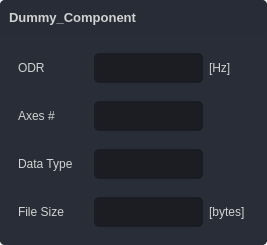
<?xml version="1.0" encoding="UTF-8"?>
<ui version="4.0">
 <class>widget_component</class>
 <widget class="QWidget" name="widget_component">
  <property name="geometry">
   <rect>
    <x>0</x>
    <y>0</y>
    <width>267</width>
    <height>245</height>
   </rect>
  </property>
  <property name="windowTitle">
   <string>Form</string>
  </property>
  <property name="styleSheet">
   <string notr="true"/>
  </property>
  <layout class="QVBoxLayout" name="verticalLayout">
   <property name="spacing">
    <number>0</number>
   </property>
   <property name="leftMargin">
    <number>0</number>
   </property>
   <property name="topMargin">
    <number>0</number>
   </property>
   <property name="rightMargin">
    <number>0</number>
   </property>
   <property name="bottomMargin">
    <number>0</number>
   </property>
   <item>
    <widget class="QFrame" name="frame_component">
     <property name="minimumSize">
      <size>
       <width>0</width>
       <height>0</height>
      </size>
     </property>
     <property name="maximumSize">
      <size>
       <width>16777215</width>
       <height>16777215</height>
      </size>
     </property>
     <property name="styleSheet">
      <string notr="true">background-color: rgb(41, 45, 56);
border-radius: 5px;
color: rgb(210, 210, 210);
</string>
     </property>
     <property name="frameShape">
      <enum>QFrame::NoFrame</enum>
     </property>
     <property name="frameShadow">
      <enum>QFrame::Raised</enum>
     </property>
     <layout class="QVBoxLayout" name="verticalLayout_13" stretch="0,0">
      <property name="spacing">
       <number>0</number>
      </property>
      <property name="leftMargin">
       <number>0</number>
      </property>
      <property name="topMargin">
       <number>0</number>
      </property>
      <property name="rightMargin">
       <number>0</number>
      </property>
      <property name="bottomMargin">
       <number>0</number>
      </property>
      <item>
       <widget class="QFrame" name="frame_title">
        <property name="enabled">
         <bool>true</bool>
        </property>
        <property name="maximumSize">
         <size>
          <width>16777215</width>
          <height>35</height>
         </size>
        </property>
        <property name="cursor">
         <cursorShape>ArrowCursor</cursorShape>
        </property>
        <property name="styleSheet">
         <string notr="true">QFrame {
	border: transparent;
	background-color: rgb(39, 44, 54);
}
QFrame:disabled {
	background-color: rgb(60, 60, 60);
	color: rgb(90,90,90);
}
QFrame:hover {
    border: transparent;
	background-color: rgb(57, 65, 80);
}
QPushButton {
    background-color: transparent;
}
QLabel {
    background-color: transparent;
}
</string>
        </property>
        <property name="frameShape">
         <enum>QFrame::StyledPanel</enum>
        </property>
        <property name="frameShadow">
         <enum>QFrame::Raised</enum>
        </property>
        <layout class="QHBoxLayout" name="horizontalLayout">
         <property name="spacing">
          <number>0</number>
         </property>
         <property name="leftMargin">
          <number>0</number>
         </property>
         <property name="topMargin">
          <number>0</number>
         </property>
         <property name="rightMargin">
          <number>9</number>
         </property>
         <property name="bottomMargin">
          <number>0</number>
         </property>
         <item>
          <widget class="QPushButton" name="label_title">
           <property name="sizePolicy">
            <sizepolicy hsizetype="Expanding" vsizetype="Preferred">
             <horstretch>0</horstretch>
             <verstretch>0</verstretch>
            </sizepolicy>
           </property>
           <property name="maximumSize">
            <size>
             <width>16777215</width>
             <height>16777215</height>
            </size>
           </property>
           <property name="font">
            <font>
             <pointsize>10</pointsize>
             <bold>true</bold>
            </font>
           </property>
           <property name="styleSheet">
            <string notr="true">QPushButton{
	text-align: left;
    padding: 9;
}</string>
           </property>
           <property name="text">
            <string>Dummy_Component</string>
           </property>
          </widget>
         </item>
         <item>
          <widget class="QLabel" name="label_alert_icon">
           <property name="toolTip">
            <string>&lt;html&gt;&lt;head/&gt;&lt;body&gt;&lt;p&gt;&lt;span style=&quot; font-weight:700;&quot;&gt;Large time series detected!&lt;br/&gt;&lt;/span&gt;The visualization performance for this time series may be poor.&lt;/p&gt;&lt;p&gt;This application prototype showcases the possibilities of assisted segmentation algorithm and is &lt;span style=&quot; font-weight:700; text-decoration: underline;&quot;&gt;not optimized for large datasets&lt;/span&gt;.&lt;/p&gt;&lt;/body&gt;&lt;/html&gt;</string>
           </property>
           <property name="styleSheet">
            <string notr="true"/>
           </property>
           <property name="text">
            <string/>
           </property>
           <property name="pixmap">
            <pixmap resource="../../stdatalog_gui/UI/resources.qrc">:/icons/icons/outline_warning_white_18.png</pixmap>
           </property>
          </widget>
         </item>
        </layout>
       </widget>
      </item>
      <item>
       <widget class="QFrame" name="frame_contents">
        <property name="enabled">
         <bool>true</bool>
        </property>
        <property name="minimumSize">
         <size>
          <width>0</width>
          <height>0</height>
         </size>
        </property>
        <property name="cursor">
         <cursorShape>ArrowCursor</cursorShape>
        </property>
        <property name="styleSheet">
         <string notr="true">QFrame {
	 border: transparent
}
QLineEdit {
	background-color: rgb(27, 29, 35);
	border-radius: 5px;
	border: 2px solid rgb(27, 29, 35);
	padding-left: 10px;
}
QLineEdit:hover {
	border: 2px solid rgb(64, 71, 88);
}
QLineEdit:focus {
	border: 2px solid rgb(91, 101, 124);
}

QComboBox{
	background-color: rgb(27, 29, 35);
	border-radius: 5px;
	border: 2px solid rgb(27, 29, 35);
	padding: 5px;
	padding-left: 10px;
}
QComboBox:hover{
	border: 2px solid rgb(64, 71, 88);
}
QComboBox:focus {
	border: 2px solid rgb(91, 101, 124);
}
QComboBox QAbstractItemView {
	color: rgb(85, 170, 255);	
	background-color: rgb(27, 29, 35);
	padding: 10px;
	selection-background-color: rgb(39, 44, 54);
}
QComboBox:disabled {
	background-color: rgb(36, 40, 48);
	border: 2px solid rgb(32, 32, 32);
}

/* RADIO BUTTON */
QRadioButton::indicator {
    border: 3px solid rgb(52, 59, 72);
	width: 15px;
	height: 15px;
	border-radius: 10px;
    background: rgb(44, 49, 60);
}
QRadioButton::indicator:hover {
    border: 3px solid rgb(58, 66, 81);
}
QRadioButton::indicator:checked {
    background: 3px solid rgb(94, 106, 130);
	border: 3px solid rgb(52, 59, 72);	
}
</string>
        </property>
        <property name="frameShadow">
         <enum>QFrame::Raised</enum>
        </property>
        <layout class="QVBoxLayout" name="verticalLayout_2">
         <property name="spacing">
          <number>0</number>
         </property>
         <property name="leftMargin">
          <number>9</number>
         </property>
         <property name="topMargin">
          <number>9</number>
         </property>
         <property name="rightMargin">
          <number>9</number>
         </property>
         <property name="bottomMargin">
          <number>9</number>
         </property>
         <item>
          <widget class="QFrame" name="frame_odr">
           <property name="frameShape">
            <enum>QFrame::StyledPanel</enum>
           </property>
           <property name="frameShadow">
            <enum>QFrame::Raised</enum>
           </property>
           <layout class="QHBoxLayout" name="horizontalLayout_6">
            <item>
             <widget class="QLabel" name="odr_label">
              <property name="minimumSize">
               <size>
                <width>70</width>
                <height>0</height>
               </size>
              </property>
              <property name="text">
               <string>ODR</string>
              </property>
             </widget>
            </item>
            <item>
             <widget class="QLineEdit" name="odr_textEdit">
              <property name="enabled">
               <bool>false</bool>
              </property>
              <property name="minimumSize">
               <size>
                <width>0</width>
                <height>30</height>
               </size>
              </property>
              <property name="maximumSize">
               <size>
                <width>16777215</width>
                <height>30</height>
               </size>
              </property>
              <property name="styleSheet">
               <string notr="true"/>
              </property>
              <property name="placeholderText">
               <string/>
              </property>
             </widget>
            </item>
            <item>
             <widget class="QLabel" name="odr_unit_label">
              <property name="minimumSize">
               <size>
                <width>40</width>
                <height>0</height>
               </size>
              </property>
              <property name="maximumSize">
               <size>
                <width>40</width>
                <height>16777215</height>
               </size>
              </property>
              <property name="text">
               <string>[Hz]</string>
              </property>
             </widget>
            </item>
           </layout>
          </widget>
         </item>
         <item>
          <widget class="QFrame" name="frame_axes">
           <property name="frameShape">
            <enum>QFrame::StyledPanel</enum>
           </property>
           <property name="frameShadow">
            <enum>QFrame::Raised</enum>
           </property>
           <layout class="QHBoxLayout" name="horizontalLayout_2">
            <item>
             <widget class="QLabel" name="axes_label">
              <property name="minimumSize">
               <size>
                <width>70</width>
                <height>0</height>
               </size>
              </property>
              <property name="text">
               <string>Axes #</string>
              </property>
             </widget>
            </item>
            <item>
             <widget class="QLineEdit" name="axes_textEdit">
              <property name="enabled">
               <bool>false</bool>
              </property>
              <property name="minimumSize">
               <size>
                <width>0</width>
                <height>30</height>
               </size>
              </property>
              <property name="maximumSize">
               <size>
                <width>16777215</width>
                <height>30</height>
               </size>
              </property>
              <property name="styleSheet">
               <string notr="true"/>
              </property>
              <property name="placeholderText">
               <string/>
              </property>
             </widget>
            </item>
            <item>
             <widget class="QLabel" name="axes_unit_label">
              <property name="minimumSize">
               <size>
                <width>40</width>
                <height>0</height>
               </size>
              </property>
              <property name="maximumSize">
               <size>
                <width>40</width>
                <height>16777215</height>
               </size>
              </property>
              <property name="text">
               <string/>
              </property>
             </widget>
            </item>
           </layout>
          </widget>
         </item>
         <item>
          <widget class="QFrame" name="data_type_size">
           <property name="frameShape">
            <enum>QFrame::StyledPanel</enum>
           </property>
           <property name="frameShadow">
            <enum>QFrame::Raised</enum>
           </property>
           <layout class="QHBoxLayout" name="horizontalLayout_4">
            <item>
             <widget class="QLabel" name="data_type_label">
              <property name="minimumSize">
               <size>
                <width>70</width>
                <height>0</height>
               </size>
              </property>
              <property name="text">
               <string>Data Type</string>
              </property>
             </widget>
            </item>
            <item>
             <widget class="QLineEdit" name="data_type_textEdit">
              <property name="enabled">
               <bool>false</bool>
              </property>
              <property name="minimumSize">
               <size>
                <width>0</width>
                <height>30</height>
               </size>
              </property>
              <property name="maximumSize">
               <size>
                <width>16777215</width>
                <height>30</height>
               </size>
              </property>
              <property name="styleSheet">
               <string notr="true"/>
              </property>
              <property name="placeholderText">
               <string/>
              </property>
             </widget>
            </item>
            <item>
             <widget class="QLabel" name="data_type_unit_label">
              <property name="minimumSize">
               <size>
                <width>40</width>
                <height>0</height>
               </size>
              </property>
              <property name="maximumSize">
               <size>
                <width>40</width>
                <height>16777215</height>
               </size>
              </property>
              <property name="text">
               <string/>
              </property>
             </widget>
            </item>
           </layout>
          </widget>
         </item>
         <item>
          <widget class="QFrame" name="frame_file_size">
           <property name="frameShape">
            <enum>QFrame::StyledPanel</enum>
           </property>
           <property name="frameShadow">
            <enum>QFrame::Raised</enum>
           </property>
           <layout class="QHBoxLayout" name="horizontalLayout_3">
            <item>
             <widget class="QLabel" name="file_size_label">
              <property name="minimumSize">
               <size>
                <width>70</width>
                <height>0</height>
               </size>
              </property>
              <property name="text">
               <string>File Size</string>
              </property>
             </widget>
            </item>
            <item>
             <widget class="QLineEdit" name="file_size_textEdit">
              <property name="enabled">
               <bool>false</bool>
              </property>
              <property name="minimumSize">
               <size>
                <width>0</width>
                <height>30</height>
               </size>
              </property>
              <property name="maximumSize">
               <size>
                <width>16777215</width>
                <height>30</height>
               </size>
              </property>
              <property name="styleSheet">
               <string notr="true"/>
              </property>
              <property name="placeholderText">
               <string/>
              </property>
             </widget>
            </item>
            <item>
             <widget class="QLabel" name="file_size_unit_label">
              <property name="minimumSize">
               <size>
                <width>40</width>
                <height>0</height>
               </size>
              </property>
              <property name="maximumSize">
               <size>
                <width>40</width>
                <height>16777215</height>
               </size>
              </property>
              <property name="text">
               <string>[bytes]</string>
              </property>
             </widget>
            </item>
           </layout>
          </widget>
         </item>
        </layout>
       </widget>
      </item>
     </layout>
    </widget>
   </item>
  </layout>
 </widget>
 <resources>
  <include location="../../stdatalog_gui/UI/resources.qrc"/>
 </resources>
 <connections/>
</ui>
